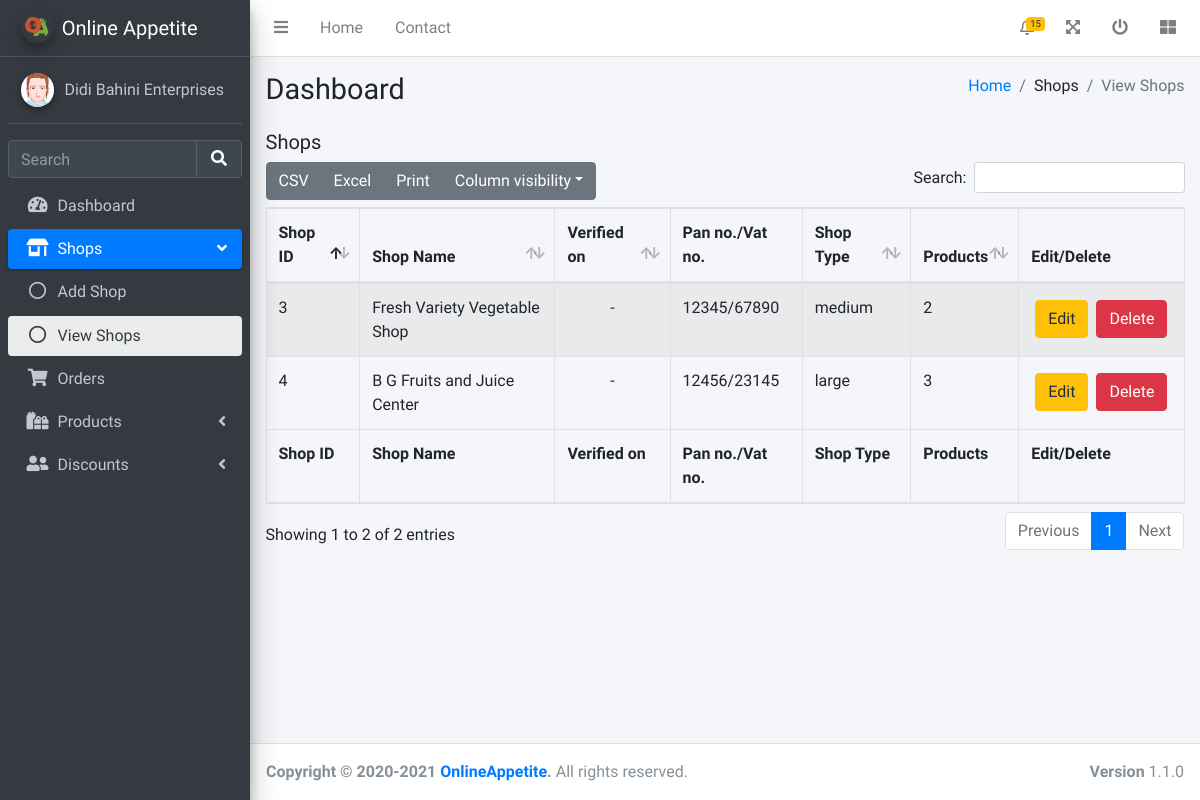
/trader/viewShops.php (signed in), run on an earlier commit of the app's database.
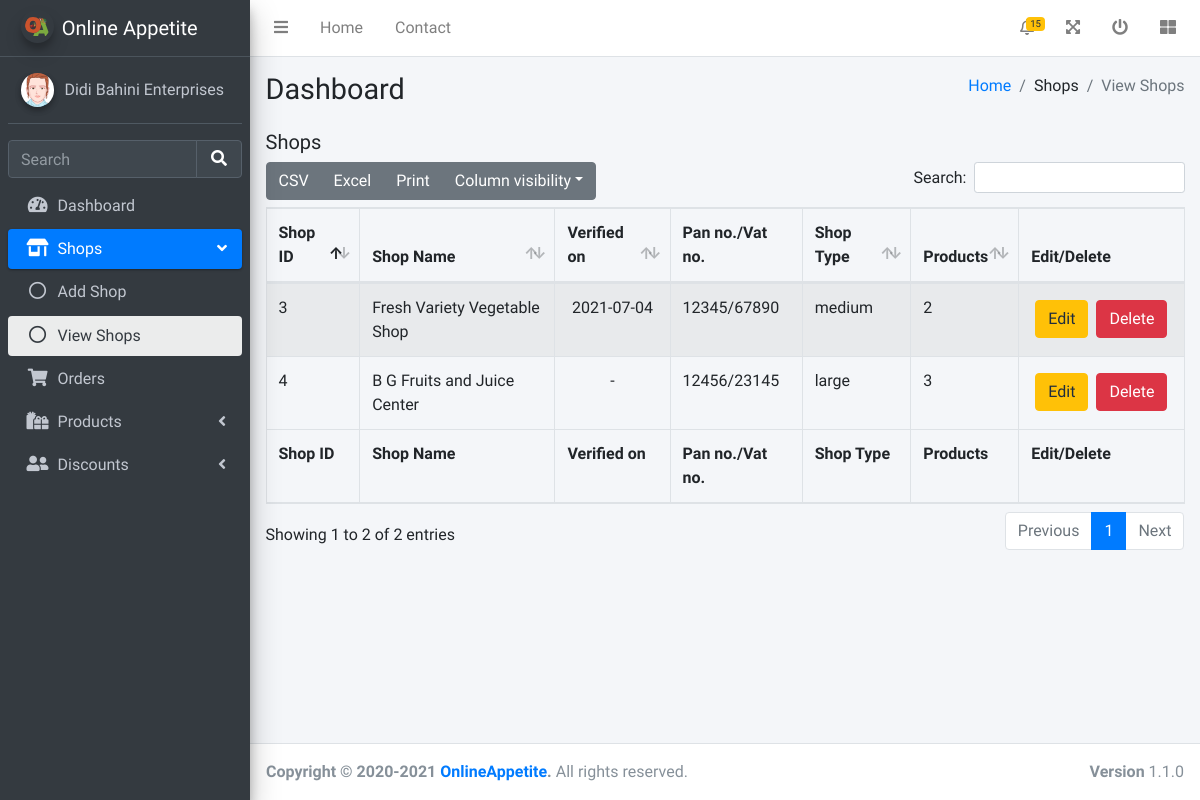
And on a later commit of the database.
### tables this page shows
CREATE TABLE SHOPS (
	SHOP_ID INTEGER NOT NULL PRIMARY KEY AUTOINCREMENT,
	TRADER_ID INTEGER NOT NULL,
	SHOP_NAME VARCHAR(100) NOT NULL,
	VERIFIED_ON DATETIME NULL,
	GOV_NO VARCHAR(30) NOT NULL,
	ADDRESS VARCHAR(50) NOT NULL,
	CONTACT_NO VARCHAR(20) NOT NULL,
	SHOP_TYPE VARCHAR(20) NOT NULL,
	DESCRIPTION VARCHAR(200) NOT NULL,
	CREATED_AT DATETIME(0) DEFAULT CURRENT_TIMESTAMP,
	UPDATED_AT DATETIME(0) NULL,
	FOREIGN KEY (TRADER_ID) REFERENCES USERS (USER_ID) ON DELETE CASCADE 
);

### utils/database.php (called while the page is built, shortened)
<?php
try {
    $conn = new PDO("sqlite:".__DIR__."/../database.sqlite");
    $conn->setAttribute(PDO::ATTR_ERRMODE, PDO::ERRMODE_EXCEPTION);
}catch(PDOException $e) {
    die("Connection failed: " . $e->getMessage());
}
function fetch_all_row($sql){
    global $conn;
    $stmt = $conn->prepare($sql);
    $stmt->execute();
    $res = $stmt->fetchAll(PDO::FETCH_ASSOC);
    return $res;
}

### trader/viewShops.php (the view, shortened to what this page needs)
<?php
require_once '../utils/database.php';
?>
<!DOCTYPE html>
<html lang="en">
<head>
  <link rel="stylesheet" href="/css/fontawesome-free/css/all.min.css">
  <link rel="stylesheet" href="/css/datatables-bs4/dataTables.bootstrap4.min.css">
  <link rel="stylesheet" href="/css/datatables-responsive/responsive.bootstrap4.min.css">
  <link rel="stylesheet" href="/css/datatables-buttons/buttons.bootstrap4.min.css">
  <link rel="stylesheet" href="https://code.ionicframework.com/ionicons/2.0.1/css/ionicons.min.css">
  <link rel="stylesheet" href="/css/adminlte/adminlte.min.css">
</head>
<body class="hold-transition sidebar-mini">
  <div class="wrapper">
    <?php
    include 'header.php';
    $user_id = $_SESSION['trader']['USER_ID'];
    $shops = fetch_all_row("SELECT SHOPS.*, (SELECT COUNT(*) FROM PRODUCTS WHERE PRODUCTS.SHOP_ID = SHOPS.SHOP_ID) AS TOTAL_PRODUCTS FROM SHOPS WHERE TRADER_ID = '$user_id'");
    ?>
    <div class="content-wrapper">
      <section class="content-header">
        <div class="container-fluid">
          <div class="row mb-2">
            <div class="col-sm-6">
              <h1>Dashboard</h1>
            </div>
            <div class="col-sm-6">
              <ol class="breadcrumb float-sm-right">
                <li class="breadcrumb-item"><a href="#">Home</a></li>
                <li class="breadcrumb-item">Shops</li>
                <li class="breadcrumb-item active">View Shops</li>
              </ol>
            </div>
          </div>
        </div>
      </section>
      <section class="content">
        <div class="container-fluid">
          <h5 class="mb-2">Shops</h5>
          <table id="shopTable" class="table table-bordered table-striped">
            <thead>
              <tr>
                <th>Shop ID</th>
                <th>Shop Name</th>
                <th>Verified on</th>
                <th class="no-sort">Pan no./Vat no.</th>
                <th>Shop Type</th>
                <th>Products</th>
                <th class="no-sort no-search">Edit/Delete</th>
              </tr>
            </thead>
            <tbody>
              <?php foreach($shops as $shop) { ?>
                <tr>
                  <td><?= $shop['SHOP_ID'] ?></td>
                  <td><?= $shop['SHOP_NAME'] ?></td>
                  <td class="text-center"><?= $shop['VERIFIED_ON']??'-' ?></td>
                  <td><?= $shop['GOV_NO'] ?></td>
                  <td><?= $shop['SHOP_TYPE'] ?></td>
                  <td><?= $shop['TOTAL_PRODUCTS'] ?></td>
                  <td>
                    <div class="d-flex">
                      <button class="btn btn-warning m-1" onclick="window.location.href='editShop.php?id=<?= $shop['SHOP_ID'] ?>'">Edit</button>
                      <button class="btn btn-danger m-1" onclick="window.location.replace('deleteShop.php?id=<?= $shop['SHOP_ID'] ?>')">Delete</button>
                    </div>
                  </td>
                </tr>
              <?php } ?>
            </tbody>
            <tfoot>
              <tr>
                <th>Shop ID</th>
                <th>Shop Name</th>
                <th>Verified on</th>
                <th>Pan no./Vat no.</th>
                <th>Shop Type</th>
                <th>Products</th>
                <th>Edit/Delete</th>
              </tr>
            </tfoot>
          </table>
        </div>
      </section>
    </div>
    <?php include 'footer.php'; ?>
  </div>
</body>
</html>

What changed in the data, as far as the page shows it:
changed shops "Fresh Variety Vegetable Shop": VERIFIED_ON "-" → "2021-07-04"
